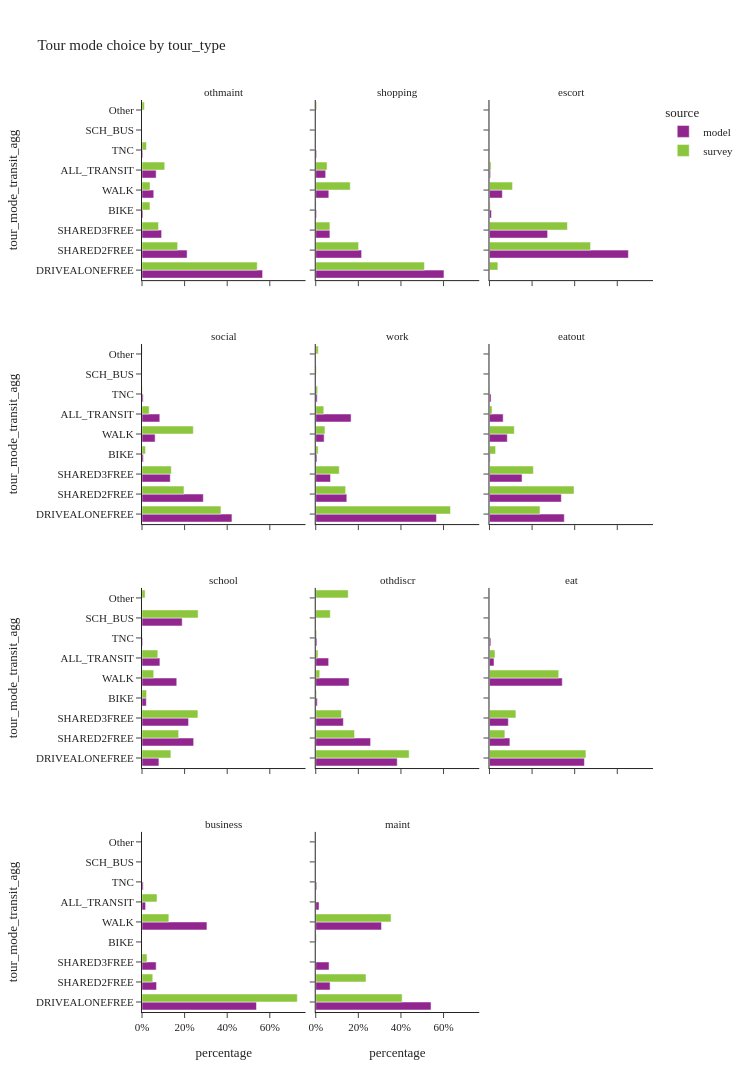
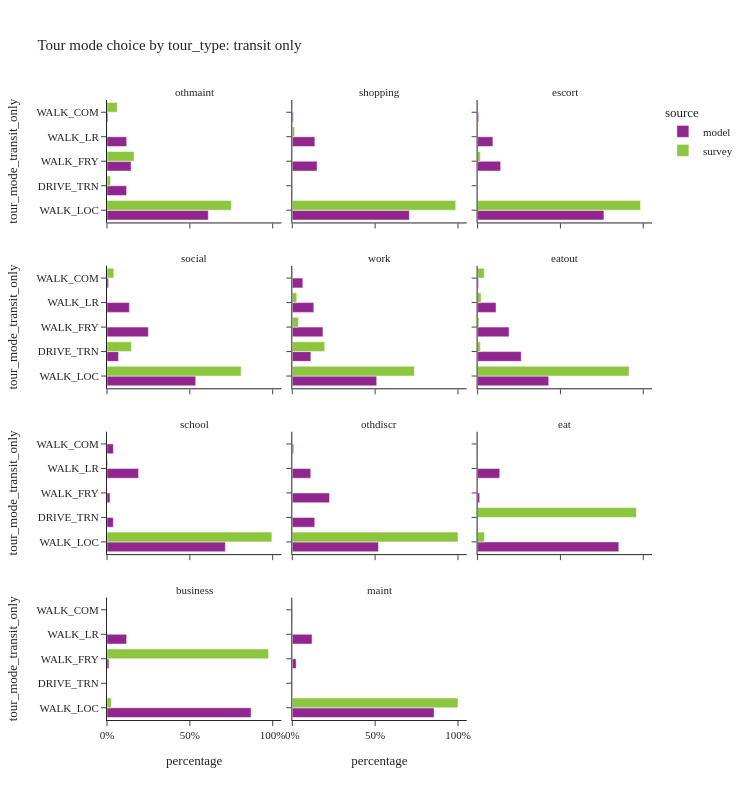

Notebook source saved alongside these figures, in order:
### Code cell
tour_mode_choice_seg(segment_col='tour_type')

### Figure 1 — Plotly figure (JSON) as saved in the notebook; plotly's stock layout.template omitted (floating-point values rounded to 4 significant figures)
{"data": [{"alignmentgroup": "True", "customdata": [[241516], [90370], [39294], [1922], [23534], [28353], [1620]], "hovertemplate": "source=model<br>tour_type=othmaint<br>percentage=%{x}<br>tour_mode_transit_agg=%{y}<br>sample_size=%{customdata[0]}<extra></extra>", "legendgroup": "model", "marker": {"color": "#91268F", "pattern": {"shape": ""}}, "name": "model", "offsetgroup": "model", "orientation": "h", "showlegend": true, "textposition": "auto", "type": "bar", "x": [0.5661, 0.2118, 0.09211, 0.004505, 0.05517, 0.06646, 0.003797], "xaxis": "x10", "y": ["DRIVEALONEFREE", "SHARED2FREE", "SHARED3FREE", "BIKE", "WALK", "ALL_TRANSIT", "TNC"], "yaxis": "y10"}, {"alignmentgroup": "True", "customdata": [[458922], [164166], [50678], [3059], [46778], [35584], [3146]], "hovertemplate": "source=model<br>tour_type=shopping<br>percentage=%{x}<br>tour_mode_transit_agg=%{y}<br>sample_size=%{customdata[0]}<extra></extra>", "legendgroup": "model", "marker": {"color": "#91268F", "pattern": {"shape": ""}}, "name": "model", "offsetgroup": "model", "orientation": "h", "showlegend": false, "textposition": "auto", "type": "bar", "x": [0.602, 0.2153, 0.06648, 0.004013, 0.06136, 0.04668, 0.004127], "xaxis": "x11", "y": ["DRIVEALONEFREE", "SHARED2FREE", "SHARED3FREE", "BIKE", "WALK", "ALL_TRANSIT", "TNC"], "yaxis": "y11"}, {"alignmentgroup": "True", "customdata": [[374100], [156602], [5243], [34659], [2926], [60]], "hovertemplate": "source=model<br>tour_type=escort<br>percentage=%{x}<br>tour_mode_transit_agg=%{y}<br>sample_size=%{customdata[0]}<extra></extra>", "legendgroup": "model", "marker": {"color": "#91268F", "pattern": {"shape": ""}}, "name": "model", "offsetgroup": "model", "orientation": "h", "showlegend": false, "textposition": "auto", "type": "bar", "x": [0.6522, 0.273, 0.009141, 0.06042, 0.005101, 0.0001046], "xaxis": "x12", "y": ["SHARED2FREE", "SHARED3FREE", "BIKE", "WALK", "ALL_TRANSIT", "TNC"], "yaxis": "y12"}, {"alignmentgroup": "True", "customdata": [[77722], [52979], [24433], [1180], [11348], [15382], [1009]], "hovertemplate": "source=model<br>tour_type=social<br>percentage=%{x}<br>tour_mode_transit_agg=%{y}<br>sample_size=%{customdata[0]}<extra></extra>", "legendgroup": "model", "marker": {"color": "#91268F", "pattern": {"shape": ""}}, "name": "model", "offsetgroup": "model", "orientation": "h", "showlegend": false, "textposition": "auto", "type": "bar", "x": [0.4223, 0.2878, 0.1327, 0.006411, 0.06166, 0.08357, 0.005482], "xaxis": "x7", "y": ["DRIVEALONEFREE", "SHARED2FREE", "SHARED3FREE", "BIKE", "WALK", "ALL_TRANSIT", "TNC"], "yaxis": "y7"}, {"alignmentgroup": "True", "customdata": [[587035], [151127], [71843], [5843], [40859], [171819], [7124]], "hovertemplate": "source=model<br>tour_type=work<br>percentage=%{x}<br>tour_mode_transit_agg=%{y}<br>sample_size=%{customdata[0]}<extra></extra>", "legendgroup": "model", "marker": {"color": "#91268F", "pattern": {"shape": ""}}, "name": "model", "offsetgroup": "model", "orientation": "h", "showlegend": false, "textposition": "auto", "type": "bar", "x": [0.5668, 0.1459, 0.06937, 0.005642, 0.03945, 0.1659, 0.006879], "xaxis": "x8", "y": ["DRIVEALONEFREE", "SHARED2FREE", "SHARED3FREE", "BIKE", "WALK", "ALL_TRANSIT", "TNC"], "yaxis": "y8"}, {"alignmentgroup": "True", "customdata": [[102382], [98339], [44559], [912], [24381], [18736], [2180]], "hovertemplate": "source=model<br>tour_type=eatout<br>percentage=%{x}<br>tour_mode_transit_agg=%{y}<br>sample_size=%{customdata[0]}<extra></extra>", "legendgroup": "model", "marker": {"color": "#91268F", "pattern": {"shape": ""}}, "name": "model", "offsetgroup": "model", "orientation": "h", "showlegend": false, "textposition": "auto", "type": "bar", "x": [0.3512, 0.3374, 0.1529, 0.003129, 0.08364, 0.06428, 0.007479], "xaxis": "x9", "y": ["DRIVEALONEFREE", "SHARED2FREE", "SHARED3FREE", "BIKE", "WALK", "ALL_TRANSIT", "TNC"], "yaxis": "y9"}, {"alignmentgroup": "True", "customdata": [[58245], [177826], [160258], [14858], [119628], [61585], [138289], [2357]], "hovertemplate": "source=model<br>tour_type=school<br>percentage=%{x}<br>tour_mode_transit_agg=%{y}<br>sample_size=%{customdata[0]}<extra></extra>", "legendgroup": "model", "marker": {"color": "#91268F", "pattern": {"shape": ""}}, "name": "model", "offsetgroup": "model", "orientation": "h", "showlegend": false, "textposition": "auto", "type": "bar", "x": [0.07946, 0.2426, 0.2186, 0.02027, 0.1632, 0.08401, 0.1886, 0.003215], "xaxis": "x4", "y": ["DRIVEALONEFREE", "SHARED2FREE", "SHARED3FREE", "BIKE", "WALK", "ALL_TRANSIT", "SCH_BUS", "TNC"], "yaxis": "y4"}, {"alignmentgroup": "True", "customdata": [[240653], [162037], [81603], [4615], [98534], [38127], [3441]], "hovertemplate": "source=model<br>tour_type=othdiscr<br>percentage=%{x}<br>tour_mode_transit_agg=%{y}<br>sample_size=%{customdata[0]}<extra></extra>", "legendgroup": "model", "marker": {"color": "#91268F", "pattern": {"shape": ""}}, "name": "model", "offsetgroup": "model", "orientation": "h", "showlegend": false, "textposition": "auto", "type": "bar", "x": [0.3826, 0.2576, 0.1297, 0.007337, 0.1566, 0.06061, 0.005471], "xaxis": "x5", "y": ["DRIVEALONEFREE", "SHARED2FREE", "SHARED3FREE", "BIKE", "WALK", "ALL_TRANSIT", "TNC"], "yaxis": "y5"}, {"alignmentgroup": "True", "customdata": [[99351], [21358], [19750], [104], [76188], [4748], [1419]], "hovertemplate": "source=model<br>tour_type=eat<br>percentage=%{x}<br>tour_mode_transit_agg=%{y}<br>sample_size=%{customdata[0]}<extra></extra>", "legendgroup": "model", "marker": {"color": "#91268F", "pattern": {"shape": ""}}, "name": "model", "offsetgroup": "model", "orientation": "h", "showlegend": false, "textposition": "auto", "type": "bar", "x": [0.4457, 0.09581, 0.0886, 0.0004665, 0.3418, 0.0213, 0.006366], "xaxis": "x6", "y": ["DRIVEALONEFREE", "SHARED2FREE", "SHARED3FREE", "BIKE", "WALK", "ALL_TRANSIT", "TNC"], "yaxis": "y6"}, {"alignmentgroup": "True", "customdata": [[26877], [3422], [3327], [14], [15249], [845], [281]], "hovertemplate": "source=model<br>tour_type=business<br>percentage=%{x}<br>tour_mode_transit_agg=%{y}<br>sample_size=%{customdata[0]}<extra></extra>", "legendgroup": "model", "marker": {"color": "#91268F", "pattern": {"shape": ""}}, "name": "model", "offsetgroup": "model", "orientation": "h", "showlegend": false, "textposition": "auto", "type": "bar", "x": [0.5374, 0.06842, 0.06652, 0.0002799, 0.3049, 0.01689, 0.005618], "xaxis": "x", "y": ["DRIVEALONEFREE", "SHARED2FREE", "SHARED3FREE", "BIKE", "WALK", "ALL_TRANSIT", "TNC"], "yaxis": "y"}, {"alignmentgroup": "True", "customdata": [[19506], [2431], [2253], [6], [11127], [555], [163]], "hovertemplate": "source=model<br>tour_type=maint<br>percentage=%{x}<br>tour_mode_transit_agg=%{y}<br>sample_size=%{customdata[0]}<extra></extra>", "legendgroup": "model", "marker": {"color": "#91268F", "pattern": {"shape": ""}}, "name": "model", "offsetgroup": "model", "orientation": "h", "showlegend": false, "textposition": "auto", "type": "bar", "x": [0.5412, 0.06745, 0.06251, 0.0001665, 0.3087, 0.0154, 0.004523], "xaxis": "x2", "y": ["DRIVEALONEFREE", "SHARED2FREE", "SHARED3FREE", "BIKE", "WALK", "ALL_TRANSIT", "TNC"], "yaxis": "y2"}, {"alignmentgroup": "True", "customdata": [[424], [174], [40], [10], [106], [88], [16], [17]], "hovertemplate": "source=survey<br>tour_type=othmaint<br>percentage=%{x}<br>tour_mode_transit_agg=%{y}<br>sample_size=%{customdata[0]}<extra></extra>", "legendgroup": "survey", "marker": {"color": "#8CC63E", "pattern": {"shape": ""}}, "name": "survey", "offsetgroup": "survey", "orientation": "h", "showlegend": true, "textposition": "auto", "type": "bar", "x": [0.541, 0.1673, 0.07764, 0.03733, 0.03766, 0.1068, 0.02099, 0.01131], "xaxis": "x10", "y": ["DRIVEALONEFREE", "SHARED2FREE", "SHARED3FREE", "BIKE", "WALK", "ALL_TRANSIT", "TNC", "Other"], "yaxis": "y10"}, {"alignmentgroup": "True", "customdata": [[685], [296], [106], [18], [335], [80], [1], [21]], "hovertemplate": "source=survey<br>tour_type=shopping<br>percentage=%{x}<br>tour_mode_transit_agg=%{y}<br>sample_size=%{customdata[0]}<extra></extra>", "legendgroup": "survey", "marker": {"color": "#8CC63E", "pattern": {"shape": ""}}, "name": "survey", "offsetgroup": "survey", "orientation": "h", "showlegend": false, "textposition": "auto", "type": "bar", "x": [0.5104, 0.2011, 0.06643, 0.002022, 0.1622, 0.05313, 1.914e-05, 0.004764], "xaxis": "x11", "y": ["DRIVEALONEFREE", "SHARED2FREE", "SHARED3FREE", "BIKE", "WALK", "ALL_TRANSIT", "SCH_BUS", "Other"], "yaxis": "y11"}, {"alignmentgroup": "True", "customdata": [[51], [448], [284], [33], [155], [13], [3], [1], [3]], "hovertemplate": "source=survey<br>tour_type=escort<br>percentage=%{x}<br>tour_mode_transit_agg=%{y}<br>sample_size=%{customdata[0]}<extra></extra>", "legendgroup": "survey", "marker": {"color": "#8CC63E", "pattern": {"shape": ""}}, "name": "survey", "offsetgroup": "survey", "orientation": "h", "showlegend": false, "textposition": "auto", "type": "bar", "x": [0.03941, 0.4745, 0.3659, 0.003435, 0.1083, 0.007418, 0.0004505, 1.191e-05, 0.000531], "xaxis": "x12", "y": ["DRIVEALONEFREE", "SHARED2FREE", "SHARED3FREE", "BIKE", "WALK", "ALL_TRANSIT", "SCH_BUS", "TNC", "Other"], "yaxis": "y12"}, {"alignmentgroup": "True", "customdata": [[890], [436], [281], [98], [1189], [150], [15], [27]], "hovertemplate": "source=survey<br>tour_type=social<br>percentage=%{x}<br>tour_mode_transit_agg=%{y}<br>sample_size=%{customdata[0]}<extra></extra>", "legendgroup": "survey", "marker": {"color": "#8CC63E", "pattern": {"shape": ""}}, "name": "survey", "offsetgroup": "survey", "orientation": "h", "showlegend": false, "textposition": "auto", "type": "bar", "x": [0.3707, 0.197, 0.1376, 0.01662, 0.241, 0.03351, 0.002033, 0.001539], "xaxis": "x7", "y": ["DRIVEALONEFREE", "SHARED2FREE", "SHARED3FREE", "BIKE", "WALK", "ALL_TRANSIT", "TNC", "Other"], "yaxis": "y7"}, {"alignmentgroup": "True", "customdata": [[1610], [322], [146], [141], [278], [448], [2], [25], [32]], "hovertemplate": "source=survey<br>tour_type=work<br>percentage=%{x}<br>tour_mode_transit_agg=%{y}<br>sample_size=%{customdata[0]}<extra></extra>", "legendgroup": "survey", "marker": {"color": "#8CC63E", "pattern": {"shape": ""}}, "name": "survey", "offsetgroup": "survey", "orientation": "h", "showlegend": false, "textposition": "auto", "type": "bar", "x": [0.6326, 0.1404, 0.1103, 0.01124, 0.04328, 0.03779, 0.003435, 0.008906, 0.01198], "xaxis": "x8", "y": ["DRIVEALONEFREE", "SHARED2FREE", "SHARED3FREE", "BIKE", "WALK", "ALL_TRANSIT", "SCH_BUS", "TNC", "Other"], "yaxis": "y8"}, {"alignmentgroup": "True", "customdata": [[233], [185], [89], [24], [220], [51], [5], [6]], "hovertemplate": "source=survey<br>tour_type=eatout<br>percentage=%{x}<br>tour_mode_transit_agg=%{y}<br>sample_size=%{customdata[0]}<extra></extra>", "legendgroup": "survey", "marker": {"color": "#8CC63E", "pattern": {"shape": ""}}, "name": "survey", "offsetgroup": "survey", "orientation": "h", "showlegend": false, "textposition": "auto", "type": "bar", "x": [0.2372, 0.3969, 0.2061, 0.02879, 0.1166, 0.0121, 0.001549, 0.0007162], "xaxis": "x9", "y": ["DRIVEALONEFREE", "SHARED2FREE", "SHARED3FREE", "BIKE", "WALK", "ALL_TRANSIT", "TNC", "Other"], "yaxis": "y9"}, {"alignmentgroup": "True", "customdata": [[44], [114], [176], [18], [78], [61], [140], [3], [5]], "hovertemplate": "source=survey<br>tour_type=school<br>percentage=%{x}<br>tour_mode_transit_agg=%{y}<br>sample_size=%{customdata[0]}<extra></extra>", "legendgroup": "survey", "marker": {"color": "#8CC63E", "pattern": {"shape": ""}}, "name": "survey", "offsetgroup": "survey", "orientation": "h", "showlegend": false, "textposition": "auto", "type": "bar", "x": [0.1356, 0.1721, 0.2626, 0.02145, 0.05512, 0.07424, 0.2635, 0.0008259, 0.01465], "xaxis": "x4", "y": ["DRIVEALONEFREE", "SHARED2FREE", "SHARED3FREE", "BIKE", "WALK", "ALL_TRANSIT", "SCH_BUS", "TNC", "Other"], "yaxis": "y4"}, {"alignmentgroup": "True", "customdata": [[72], [32], [13], [5], [25], [21], [6], [1], [10]], "hovertemplate": "source=survey<br>tour_type=othdiscr<br>percentage=%{x}<br>tour_mode_transit_agg=%{y}<br>sample_size=%{customdata[0]}<extra></extra>", "legendgroup": "survey", "marker": {"color": "#8CC63E", "pattern": {"shape": ""}}, "name": "survey", "offsetgroup": "survey", "orientation": "h", "showlegend": false, "textposition": "auto", "type": "bar", "x": [0.4385, 0.1822, 0.1209, 0.003917, 0.01877, 0.01054, 0.06837, 0.004297, 0.1526], "xaxis": "x5", "y": ["DRIVEALONEFREE", "SHARED2FREE", "SHARED3FREE", "BIKE", "WALK", "ALL_TRANSIT", "SCH_BUS", "TNC", "Other"], "yaxis": "y5"}, {"alignmentgroup": "True", "customdata": [[31], [8], [10], [79], [2]], "hovertemplate": "source=survey<br>tour_type=eat<br>percentage=%{x}<br>tour_mode_transit_agg=%{y}<br>sample_size=%{customdata[0]}<extra></extra>", "legendgroup": "survey", "marker": {"color": "#8CC63E", "pattern": {"shape": ""}}, "name": "survey", "offsetgroup": "survey", "orientation": "h", "showlegend": false, "textposition": "auto", "type": "bar", "x": [0.4528, 0.07224, 0.1241, 0.3251, 0.02577], "xaxis": "x6", "y": ["DRIVEALONEFREE", "SHARED2FREE", "SHARED3FREE", "WALK", "ALL_TRANSIT"], "yaxis": "y6"}, {"alignmentgroup": "True", "customdata": [[56], [11], [9], [16], [3], [1]], "hovertemplate": "source=survey<br>tour_type=business<br>percentage=%{x}<br>tour_mode_transit_agg=%{y}<br>sample_size=%{customdata[0]}<extra></extra>", "legendgroup": "survey", "marker": {"color": "#8CC63E", "pattern": {"shape": ""}}, "name": "survey", "offsetgroup": "survey", "orientation": "h", "showlegend": false, "textposition": "auto", "type": "bar", "x": [0.7293, 0.0506, 0.02352, 0.126, 0.07056, 0.0], "xaxis": "x", "y": ["DRIVEALONEFREE", "SHARED2FREE", "SHARED3FREE", "WALK", "ALL_TRANSIT", "Other"], "yaxis": "y"}, {"alignmentgroup": "True", "customdata": [[34], [4], [4], [62], [1], [10]], "hovertemplate": "source=survey<br>tour_type=maint<br>percentage=%{x}<br>tour_mode_transit_agg=%{y}<br>sample_size=%{customdata[0]}<extra></extra>", "legendgroup": "survey", "marker": {"color": "#8CC63E", "pattern": {"shape": ""}}, "name": "survey", "offsetgroup": "survey", "orientation": "h", "showlegend": false, "textposition": "auto", "type": "bar", "x": [0.4057, 0.2359, 0.003341, 0.3537, 0.0001803, 0.001218], "xaxis": "x2", "y": ["DRIVEALONEFREE", "SHARED2FREE", "BIKE", "WALK", "ALL_TRANSIT", "Other"], "yaxis": "y2"}], "layout": {"annotations": [{"font": {}, "showarrow": false, "text": "business", "x": 0.16, "xanchor": "center", "xref": "paper", "y": 0.1975, "yanchor": "bottom", "yref": "paper"}, {"font": {}, "showarrow": false, "text": "maint", "x": 0.5, "xanchor": "center", "xref": "paper", "y": 0.1975, "yanchor": "bottom", "yref": "paper"}, {"font": {}, "showarrow": false, "text": "school", "x": 0.16, "xanchor": "center", "xref": "paper", "y": 0.465, "yanchor": "bottom", "yref": "paper"}, {"font": {}, "showarrow": false, "text": "othdiscr", "x": 0.5, "xanchor": "center", "xref": "paper", "y": 0.465, "yanchor": "bottom", "yref": "paper"}, {"font": {}, "showarrow": false, "text": "eat", "x": 0.84, "xanchor": "center", "xref": "paper", "y": 0.465, "yanchor": "bottom", "yref": "paper"}, {"font": {}, "showarrow": false, "text": "social", "x": 0.16, "xanchor": "center", "xref": "paper", "y": 0.7325, "yanchor": "bottom", "yref": "paper"}, {"font": {}, "showarrow": false, "text": "work", "x": 0.5, "xanchor": "center", "xref": "paper", "y": 0.7325, "yanchor": "bottom", "yref": "paper"}, {"font": {}, "showarrow": false, "text": "eatout", "x": 0.84, "xanchor": "center", "xref": "paper", "y": 0.7325, "yanchor": "bottom", "yref": "paper"}, {"font": {}, "showarrow": false, "text": "othmaint", "x": 0.16, "xanchor": "center", "xref": "paper", "y": 1.0, "yanchor": "bottom", "yref": "paper"}, {"font": {}, "showarrow": false, "text": "shopping", "x": 0.5, "xanchor": "center", "xref": "paper", "y": 1.0, "yanchor": "bottom", "yref": "paper"}, {"font": {}, "showarrow": false, "text": "escort", "x": 0.84, "xanchor": "center", "xref": "paper", "y": 1.0, "yanchor": "bottom", "yref": "paper"}], "barmode": "group", "height": 1200, "legend": {"title": {"text": "source"}, "tracegroupgap": 0}, "title": {"text": "Tour mode choice by tour_type"}, "width": 750, "xaxis": {"anchor": "y", "domain": [0.0, 0.32], "tickformat": ".0%", "title": {"text": "percentage"}}, "xaxis10": {"anchor": "y10", "domain": [0.0, 0.32], "matches": "x", "showticklabels": false}, "xaxis11": {"anchor": "y11", "domain": [0.34, 0.66], "matches": "x", "showticklabels": false}, "xaxis12": {"anchor": "y12", "domain": [0.68, 1.0], "matches": "x", "showticklabels": false}, "xaxis2": {"anchor": "y2", "domain": [0.34, 0.66], "matches": "x", "tickformat": ".0%", "title": {"text": "percentage"}}, "xaxis3": {"anchor": "y3", "domain": [0.68, 1.0], "matches": "x", "title": {"text": "percentage"}}, "xaxis4": {"anchor": "y4", "domain": [0.0, 0.32], "matches": "x", "showticklabels": false}, "xaxis5": {"anchor": "y5", "domain": [0.34, 0.66], "matches": "x", "showticklabels": false}, "xaxis6": {"anchor": "y6", "domain": [0.68, 1.0], "matches": "x", "showticklabels": false}, "xaxis7": {"anchor": "y7", "domain": [0.0, 0.32], "matches": "x", "showticklabels": false}, "xaxis8": {"anchor": "y8", "domain": [0.34, 0.66], "matches": "x", "showticklabels": false}, "xaxis9": {"anchor": "y9", "domain": [0.68, 1.0], "matches": "x", "showticklabels": false}, "yaxis": {"anchor": "x", "domain": [0.0, 0.1975], "title": {"text": "tour_mode_transit_agg"}}, "yaxis10": {"anchor": "x10", "domain": [0.8025, 1.0], "matches": "y", "title": {"text": "tour_mode_transit_agg"}}, "yaxis11": {"anchor": "x11", "domain": [0.8025, 1.0], "matches": "y", "showticklabels": false}, "yaxis12": {"anchor": "x12", "domain": [0.8025, 1.0], "matches": "y", "showticklabels": false}, "yaxis2": {"anchor": "x2", "domain": [0.0, 0.1975], "matches": "y", "showticklabels": false}, "yaxis3": {"anchor": "x3", "domain": [0.0, 0.1975], "matches": "y", "showticklabels": false}, "yaxis4": {"anchor": "x4", "domain": [0.2675, 0.465], "matches": "y", "title": {"text": "tour_mode_transit_agg"}}, "yaxis5": {"anchor": "x5", "domain": [0.2675, 0.465], "matches": "y", "showticklabels": false}, "yaxis6": {"anchor": "x6", "domain": [0.2675, 0.465], "matches": "y", "showticklabels": false}, "yaxis7": {"anchor": "x7", "domain": [0.535, 0.7325], "matches": "y", "title": {"text": "tour_mode_transit_agg"}}, "yaxis8": {"anchor": "x8", "domain": [0.535, 0.7325], "matches": "y", "showticklabels": false}, "yaxis9": {"anchor": "x9", "domain": [0.535, 0.7325], "matches": "y", "showticklabels": false}}}

### Figure 2 — Plotly figure (JSON) as saved in the notebook; plotly's stock layout.template omitted (floating-point values rounded to 4 significant figures)
{"data": [{"alignmentgroup": "True", "customdata": [[17338], [3354], [4129], [3372], [160]], "hovertemplate": "source=model<br>tour_type=othmaint<br>percentage=%{x}<br>tour_mode_transit_only=%{y}<br>sample_size=%{customdata[0]}<extra></extra>", "legendgroup": "model", "marker": {"color": "#91268F", "pattern": {"shape": ""}}, "name": "model", "offsetgroup": "model", "orientation": "h", "showlegend": true, "textposition": "auto", "type": "bar", "x": [0.6115, 0.1183, 0.1456, 0.1189, 0.005643], "xaxis": "x10", "y": ["WALK_LOC", "DRIVE_TRN", "WALK_FRY", "WALK_LR", "WALK_COM"], "yaxis": "y10"}, {"alignmentgroup": "True", "customdata": [[25141], [41], [5335], [4852], [215]], "hovertemplate": "source=model<br>tour_type=shopping<br>percentage=%{x}<br>tour_mode_transit_only=%{y}<br>sample_size=%{customdata[0]}<extra></extra>", "legendgroup": "model", "marker": {"color": "#91268F", "pattern": {"shape": ""}}, "name": "model", "offsetgroup": "model", "orientation": "h", "showlegend": false, "textposition": "auto", "type": "bar", "x": [0.7065, 0.001152, 0.1499, 0.1364, 0.006042], "xaxis": "x11", "y": ["WALK_LOC", "DRIVE_TRN", "WALK_FRY", "WALK_LR", "WALK_COM"], "yaxis": "y11"}, {"alignmentgroup": "True", "customdata": [[2231], [407], [270], [18]], "hovertemplate": "source=model<br>tour_type=escort<br>percentage=%{x}<br>tour_mode_transit_only=%{y}<br>sample_size=%{customdata[0]}<extra></extra>", "legendgroup": "model", "marker": {"color": "#91268F", "pattern": {"shape": ""}}, "name": "model", "offsetgroup": "model", "orientation": "h", "showlegend": false, "textposition": "auto", "type": "bar", "x": [0.7625, 0.1391, 0.09228, 0.006152], "xaxis": "x12", "y": ["WALK_LOC", "WALK_FRY", "WALK_LR", "WALK_COM"], "yaxis": "y12"}, {"alignmentgroup": "True", "customdata": [[8239], [1072], [3845], [2080], [146]], "hovertemplate": "source=model<br>tour_type=social<br>percentage=%{x}<br>tour_mode_transit_only=%{y}<br>sample_size=%{customdata[0]}<extra></extra>", "legendgroup": "model", "marker": {"color": "#91268F", "pattern": {"shape": ""}}, "name": "model", "offsetgroup": "model", "orientation": "h", "showlegend": false, "textposition": "auto", "type": "bar", "x": [0.5356, 0.06969, 0.25, 0.1352, 0.009492], "xaxis": "x7", "y": ["WALK_LOC", "DRIVE_TRN", "WALK_FRY", "WALK_LR", "WALK_COM"], "yaxis": "y7"}, {"alignmentgroup": "True", "customdata": [[87531], [19258], [31797], [22316], [10917]], "hovertemplate": "source=model<br>tour_type=work<br>percentage=%{x}<br>tour_mode_transit_only=%{y}<br>sample_size=%{customdata[0]}<extra></extra>", "legendgroup": "model", "marker": {"color": "#91268F", "pattern": {"shape": ""}}, "name": "model", "offsetgroup": "model", "orientation": "h", "showlegend": false, "textposition": "auto", "type": "bar", "x": [0.5094, 0.1121, 0.1851, 0.1299, 0.06354], "xaxis": "x8", "y": ["WALK_LOC", "DRIVE_TRN", "WALK_FRY", "WALK_LR", "WALK_COM"], "yaxis": "y8"}, {"alignmentgroup": "True", "customdata": [[8043], [4937], [3561], [2086], [109]], "hovertemplate": "source=model<br>tour_type=eatout<br>percentage=%{x}<br>tour_mode_transit_only=%{y}<br>sample_size=%{customdata[0]}<extra></extra>", "legendgroup": "model", "marker": {"color": "#91268F", "pattern": {"shape": ""}}, "name": "model", "offsetgroup": "model", "orientation": "h", "showlegend": false, "textposition": "auto", "type": "bar", "x": [0.4293, 0.2635, 0.1901, 0.1113, 0.005818], "xaxis": "x9", "y": ["WALK_LOC", "DRIVE_TRN", "WALK_FRY", "WALK_LR", "WALK_COM"], "yaxis": "y9"}, {"alignmentgroup": "True", "customdata": [[43986], [2351], [1128], [11742], [2378]], "hovertemplate": "source=model<br>tour_type=school<br>percentage=%{x}<br>tour_mode_transit_only=%{y}<br>sample_size=%{customdata[0]}<extra></extra>", "legendgroup": "model", "marker": {"color": "#91268F", "pattern": {"shape": ""}}, "name": "model", "offsetgroup": "model", "orientation": "h", "showlegend": false, "textposition": "auto", "type": "bar", "x": [0.7142, 0.03817, 0.01832, 0.1907, 0.03861], "xaxis": "x4", "y": ["WALK_LOC", "DRIVE_TRN", "WALK_FRY", "WALK_LR", "WALK_COM"], "yaxis": "y4"}, {"alignmentgroup": "True", "customdata": [[19827], [5172], [8567], [4251], [310]], "hovertemplate": "source=model<br>tour_type=othdiscr<br>percentage=%{x}<br>tour_mode_transit_only=%{y}<br>sample_size=%{customdata[0]}<extra></extra>", "legendgroup": "model", "marker": {"color": "#91268F", "pattern": {"shape": ""}}, "name": "model", "offsetgroup": "model", "orientation": "h", "showlegend": false, "textposition": "auto", "type": "bar", "x": [0.52, 0.1357, 0.2247, 0.1115, 0.008131], "xaxis": "x5", "y": ["WALK_LOC", "DRIVE_TRN", "WALK_FRY", "WALK_LR", "WALK_COM"], "yaxis": "y5"}, {"alignmentgroup": "True", "customdata": [[4047], [60], [635], [6]], "hovertemplate": "source=model<br>tour_type=eat<br>percentage=%{x}<br>tour_mode_transit_only=%{y}<br>sample_size=%{customdata[0]}<extra></extra>", "legendgroup": "model", "marker": {"color": "#91268F", "pattern": {"shape": ""}}, "name": "model", "offsetgroup": "model", "orientation": "h", "showlegend": false, "textposition": "auto", "type": "bar", "x": [0.8524, 0.01264, 0.1337, 0.001264], "xaxis": "x6", "y": ["WALK_LOC", "WALK_FRY", "WALK_LR", "WALK_COM"], "yaxis": "y6"}, {"alignmentgroup": "True", "customdata": [[735], [10], [100]], "hovertemplate": "source=model<br>tour_type=business<br>percentage=%{x}<br>tour_mode_transit_only=%{y}<br>sample_size=%{customdata[0]}<extra></extra>", "legendgroup": "model", "marker": {"color": "#91268F", "pattern": {"shape": ""}}, "name": "model", "offsetgroup": "model", "orientation": "h", "showlegend": false, "textposition": "auto", "type": "bar", "x": [0.8698, 0.01183, 0.1183], "xaxis": "x", "y": ["WALK_LOC", "WALK_FRY", "WALK_LR"], "yaxis": "y"}, {"alignmentgroup": "True", "customdata": [[475], [13], [66], [1]], "hovertemplate": "source=model<br>tour_type=maint<br>percentage=%{x}<br>tour_mode_transit_only=%{y}<br>sample_size=%{customdata[0]}<extra></extra>", "legendgroup": "model", "marker": {"color": "#91268F", "pattern": {"shape": ""}}, "name": "model", "offsetgroup": "model", "orientation": "h", "showlegend": false, "textposition": "auto", "type": "bar", "x": [0.8559, 0.02342, 0.1189, 0.001802], "xaxis": "x2", "y": ["WALK_LOC", "WALK_FRY", "WALK_LR", "WALK_COM"], "yaxis": "y2"}, {"alignmentgroup": "True", "customdata": [[78], [3], [1], [5], [1]], "hovertemplate": "source=survey<br>tour_type=othmaint<br>percentage=%{x}<br>tour_mode_transit_only=%{y}<br>sample_size=%{customdata[0]}<extra></extra>", "legendgroup": "survey", "marker": {"color": "#8CC63E", "pattern": {"shape": ""}}, "name": "survey", "offsetgroup": "survey", "orientation": "h", "showlegend": true, "textposition": "auto", "type": "bar", "x": [0.7505, 0.0216, 0.1633, 0.002893, 0.06177], "xaxis": "x10", "y": ["WALK_LOC", "DRIVE_TRN", "WALK_FRY", "WALK_LR", "WALK_COM"], "yaxis": "y10"}, {"alignmentgroup": "True", "customdata": [[76], [4]], "hovertemplate": "source=survey<br>tour_type=shopping<br>percentage=%{x}<br>tour_mode_transit_only=%{y}<br>sample_size=%{customdata[0]}<extra></extra>", "legendgroup": "survey", "marker": {"color": "#8CC63E", "pattern": {"shape": ""}}, "name": "survey", "offsetgroup": "survey", "orientation": "h", "showlegend": false, "textposition": "auto", "type": "bar", "x": [0.9861, 0.01389], "xaxis": "x11", "y": ["WALK_LOC", "WALK_LR"], "yaxis": "y11"}, {"alignmentgroup": "True", "customdata": [[12], [1]], "hovertemplate": "source=survey<br>tour_type=escort<br>percentage=%{x}<br>tour_mode_transit_only=%{y}<br>sample_size=%{customdata[0]}<extra></extra>", "legendgroup": "survey", "marker": {"color": "#8CC63E", "pattern": {"shape": ""}}, "name": "survey", "offsetgroup": "survey", "orientation": "h", "showlegend": false, "textposition": "auto", "type": "bar", "x": [0.9834, 0.01656], "xaxis": "x12", "y": ["WALK_LOC", "WALK_FRY"], "yaxis": "y12"}, {"alignmentgroup": "True", "customdata": [[117], [15], [16], [2]], "hovertemplate": "source=survey<br>tour_type=social<br>percentage=%{x}<br>tour_mode_transit_only=%{y}<br>sample_size=%{customdata[0]}<extra></extra>", "legendgroup": "survey", "marker": {"color": "#8CC63E", "pattern": {"shape": ""}}, "name": "survey", "offsetgroup": "survey", "orientation": "h", "showlegend": false, "textposition": "auto", "type": "bar", "x": [0.8098, 0.1475, 0.001545, 0.04113], "xaxis": "x7", "y": ["WALK_LOC", "DRIVE_TRN", "WALK_LR", "WALK_COM"], "yaxis": "y7"}, {"alignmentgroup": "True", "customdata": [[372], [35], [10], [27], [4]], "hovertemplate": "source=survey<br>tour_type=work<br>percentage=%{x}<br>tour_mode_transit_only=%{y}<br>sample_size=%{customdata[0]}<extra></extra>", "legendgroup": "survey", "marker": {"color": "#8CC63E", "pattern": {"shape": ""}}, "name": "survey", "offsetgroup": "survey", "orientation": "h", "showlegend": false, "textposition": "auto", "type": "bar", "x": [0.7367, 0.1959, 0.03722, 0.02689, 0.003317], "xaxis": "x8", "y": ["WALK_LOC", "DRIVE_TRN", "WALK_FRY", "WALK_LR", "WALK_COM"], "yaxis": "y8"}, {"alignmentgroup": "True", "customdata": [[42], [2], [1], [4], [2]], "hovertemplate": "source=survey<br>tour_type=eatout<br>percentage=%{x}<br>tour_mode_transit_only=%{y}<br>sample_size=%{customdata[0]}<extra></extra>", "legendgroup": "survey", "marker": {"color": "#8CC63E", "pattern": {"shape": ""}}, "name": "survey", "offsetgroup": "survey", "orientation": "h", "showlegend": false, "textposition": "auto", "type": "bar", "x": [0.9145, 0.01663, 0.008045, 0.02086, 0.04], "xaxis": "x9", "y": ["WALK_LOC", "DRIVE_TRN", "WALK_FRY", "WALK_LR", "WALK_COM"], "yaxis": "y9"}, {"alignmentgroup": "True", "customdata": [[60], [1]], "hovertemplate": "source=survey<br>tour_type=school<br>percentage=%{x}<br>tour_mode_transit_only=%{y}<br>sample_size=%{customdata[0]}<extra></extra>", "legendgroup": "survey", "marker": {"color": "#8CC63E", "pattern": {"shape": ""}}, "name": "survey", "offsetgroup": "survey", "orientation": "h", "showlegend": false, "textposition": "auto", "type": "bar", "x": [0.995, 0.00496], "xaxis": "x4", "y": ["WALK_LOC", "WALK_LR"], "yaxis": "y4"}, {"alignmentgroup": "True", "customdata": [[18], [1], [2]], "hovertemplate": "source=survey<br>tour_type=othdiscr<br>percentage=%{x}<br>tour_mode_transit_only=%{y}<br>sample_size=%{customdata[0]}<extra></extra>", "legendgroup": "survey", "marker": {"color": "#8CC63E", "pattern": {"shape": ""}}, "name": "survey", "offsetgroup": "survey", "orientation": "h", "showlegend": false, "textposition": "auto", "type": "bar", "x": [1.0, 0.0, 0.0], "xaxis": "x5", "y": ["WALK_LOC", "DRIVE_TRN", "WALK_LR"], "yaxis": "y5"}, {"alignmentgroup": "True", "customdata": [[1], [1]], "hovertemplate": "source=survey<br>tour_type=eat<br>percentage=%{x}<br>tour_mode_transit_only=%{y}<br>sample_size=%{customdata[0]}<extra></extra>", "legendgroup": "survey", "marker": {"color": "#8CC63E", "pattern": {"shape": ""}}, "name": "survey", "offsetgroup": "survey", "orientation": "h", "showlegend": false, "textposition": "auto", "type": "bar", "x": [0.04162, 0.9584], "xaxis": "x6", "y": ["WALK_LOC", "DRIVE_TRN"], "yaxis": "y6"}, {"alignmentgroup": "True", "customdata": [[2], [1]], "hovertemplate": "source=survey<br>tour_type=business<br>percentage=%{x}<br>tour_mode_transit_only=%{y}<br>sample_size=%{customdata[0]}<extra></extra>", "legendgroup": "survey", "marker": {"color": "#8CC63E", "pattern": {"shape": ""}}, "name": "survey", "offsetgroup": "survey", "orientation": "h", "showlegend": false, "textposition": "auto", "type": "bar", "x": [0.02535, 0.9747], "xaxis": "x", "y": ["WALK_LOC", "WALK_FRY"], "yaxis": "y"}, {"alignmentgroup": "True", "customdata": [[1]], "hovertemplate": "source=survey<br>tour_type=maint<br>percentage=%{x}<br>tour_mode_transit_only=%{y}<br>sample_size=%{customdata[0]}<extra></extra>", "legendgroup": "survey", "marker": {"color": "#8CC63E", "pattern": {"shape": ""}}, "name": "survey", "offsetgroup": "survey", "orientation": "h", "showlegend": false, "textposition": "auto", "type": "bar", "x": [1.0], "xaxis": "x2", "y": ["WALK_LOC"], "yaxis": "y2"}], "layout": {"annotations": [{"font": {}, "showarrow": false, "text": "business", "x": 0.16, "xanchor": "center", "xref": "paper", "y": 0.1975, "yanchor": "bottom", "yref": "paper"}, {"font": {}, "showarrow": false, "text": "maint", "x": 0.5, "xanchor": "center", "xref": "paper", "y": 0.1975, "yanchor": "bottom", "yref": "paper"}, {"font": {}, "showarrow": false, "text": "school", "x": 0.16, "xanchor": "center", "xref": "paper", "y": 0.465, "yanchor": "bottom", "yref": "paper"}, {"font": {}, "showarrow": false, "text": "othdiscr", "x": 0.5, "xanchor": "center", "xref": "paper", "y": 0.465, "yanchor": "bottom", "yref": "paper"}, {"font": {}, "showarrow": false, "text": "eat", "x": 0.84, "xanchor": "center", "xref": "paper", "y": 0.465, "yanchor": "bottom", "yref": "paper"}, {"font": {}, "showarrow": false, "text": "social", "x": 0.16, "xanchor": "center", "xref": "paper", "y": 0.7325, "yanchor": "bottom", "yref": "paper"}, {"font": {}, "showarrow": false, "text": "work", "x": 0.5, "xanchor": "center", "xref": "paper", "y": 0.7325, "yanchor": "bottom", "yref": "paper"}, {"font": {}, "showarrow": false, "text": "eatout", "x": 0.84, "xanchor": "center", "xref": "paper", "y": 0.7325, "yanchor": "bottom", "yref": "paper"}, {"font": {}, "showarrow": false, "text": "othmaint", "x": 0.16, "xanchor": "center", "xref": "paper", "y": 1.0, "yanchor": "bottom", "yref": "paper"}, {"font": {}, "showarrow": false, "text": "shopping", "x": 0.5, "xanchor": "center", "xref": "paper", "y": 1.0, "yanchor": "bottom", "yref": "paper"}, {"font": {}, "showarrow": false, "text": "escort", "x": 0.84, "xanchor": "center", "xref": "paper", "y": 1.0, "yanchor": "bottom", "yref": "paper"}], "barmode": "group", "height": 800, "legend": {"title": {"text": "source"}, "tracegroupgap": 0}, "title": {"text": "Tour mode choice by tour_type: transit only"}, "width": 750, "xaxis": {"anchor": "y", "domain": [0.0, 0.32], "tickformat": ".0%", "title": {"text": "percentage"}}, "xaxis10": {"anchor": "y10", "domain": [0.0, 0.32], "matches": "x", "showticklabels": false}, "xaxis11": {"anchor": "y11", "domain": [0.34, 0.66], "matches": "x", "showticklabels": false}, "xaxis12": {"anchor": "y12", "domain": [0.68, 1.0], "matches": "x", "showticklabels": false}, "xaxis2": {"anchor": "y2", "domain": [0.34, 0.66], "matches": "x", "tickformat": ".0%", "title": {"text": "percentage"}}, "xaxis3": {"anchor": "y3", "domain": [0.68, 1.0], "matches": "x", "title": {"text": "percentage"}}, "xaxis4": {"anchor": "y4", "domain": [0.0, 0.32], "matches": "x", "showticklabels": false}, "xaxis5": {"anchor": "y5", "domain": [0.34, 0.66], "matches": "x", "showticklabels": false}, "xaxis6": {"anchor": "y6", "domain": [0.68, 1.0], "matches": "x", "showticklabels": false}, "xaxis7": {"anchor": "y7", "domain": [0.0, 0.32], "matches": "x", "showticklabels": false}, "xaxis8": {"anchor": "y8", "domain": [0.34, 0.66], "matches": "x", "showticklabels": false}, "xaxis9": {"anchor": "y9", "domain": [0.68, 1.0], "matches": "x", "showticklabels": false}, "yaxis": {"anchor": "x", "domain": [0.0, 0.1975], "title": {"text": "tour_mode_transit_only"}}, "yaxis10": {"anchor": "x10", "domain": [0.8025, 1.0], "matches": "y", "title": {"text": "tour_mode_transit_only"}}, "yaxis11": {"anchor": "x11", "domain": [0.8025, 1.0], "matches": "y", "showticklabels": false}, "yaxis12": {"anchor": "x12", "domain": [0.8025, 1.0], "matches": "y", "showticklabels": false}, "yaxis2": {"anchor": "x2", "domain": [0.0, 0.1975], "matches": "y", "showticklabels": false}, "yaxis3": {"anchor": "x3", "domain": [0.0, 0.1975], "matches": "y", "showticklabels": false}, "yaxis4": {"anchor": "x4", "domain": [0.2675, 0.465], "matches": "y", "title": {"text": "tour_mode_transit_only"}}, "yaxis5": {"anchor": "x5", "domain": [0.2675, 0.465], "matches": "y", "showticklabels": false}, "yaxis6": {"anchor": "x6", "domain": [0.2675, 0.465], "matches": "y", "showticklabels": false}, "yaxis7": {"anchor": "x7", "domain": [0.535, 0.7325], "matches": "y", "title": {"text": "tour_mode_transit_only"}}, "yaxis8": {"anchor": "x8", "domain": [0.535, 0.7325], "matches": "y", "showticklabels": false}, "yaxis9": {"anchor": "x9", "domain": [0.535, 0.7325], "matches": "y", "showticklabels": false}}}
